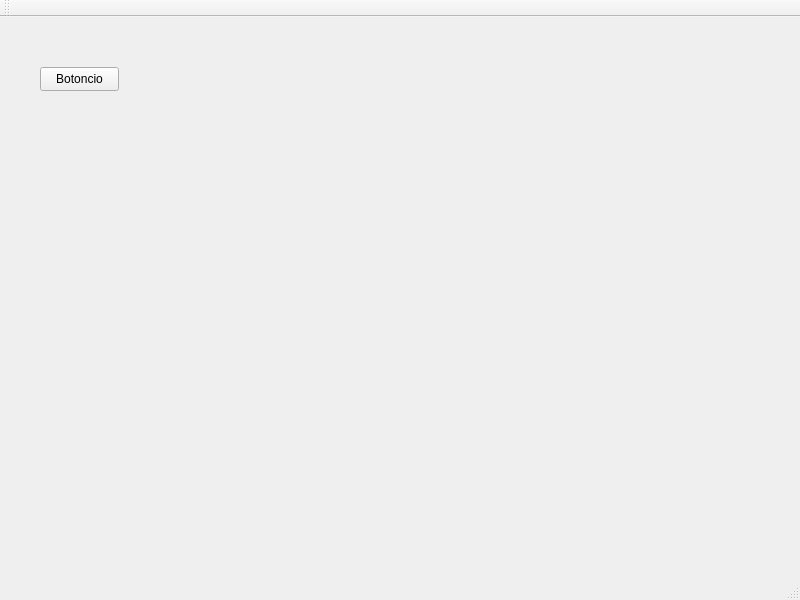
<?xml version="1.0" encoding="UTF-8"?>
<ui version="4.0">
 <class>MainWindow</class>
 <widget class="QMainWindow" name="MainWindow">
  <property name="geometry">
   <rect>
    <x>0</x>
    <y>0</y>
    <width>800</width>
    <height>600</height>
   </rect>
  </property>
  <property name="windowTitle">
   <string>MainWindow</string>
  </property>
  <property name="windowIcon">
   <iconset resource="recursos.qrc">
    <normaloff>:/icons/assests/logo.png</normaloff>:/icons/assests/logo.png</iconset>
  </property>
  <widget class="QWidget" name="centralwidget">
   <widget class="QPushButton" name="pushButton">
    <property name="geometry">
     <rect>
      <x>40</x>
      <y>50</y>
      <width>79</width>
      <height>24</height>
     </rect>
    </property>
    <property name="text">
     <string>Botoncio</string>
    </property>
    <property name="icon">
     <iconset resource="recursos.qrc">
      <normaloff>:/icons/assests/play.png</normaloff>:/icons/assests/play.png</iconset>
    </property>
   </widget>
  </widget>
  <widget class="QMenuBar" name="menubar">
   <property name="geometry">
    <rect>
     <x>0</x>
     <y>0</y>
     <width>800</width>
     <height>33</height>
    </rect>
   </property>
  </widget>
  <widget class="QStatusBar" name="statusbar"/>
  <widget class="QToolBar" name="toolBar">
   <property name="windowTitle">
    <string>toolBar</string>
   </property>
   <attribute name="toolBarArea">
    <enum>TopToolBarArea</enum>
   </attribute>
   <attribute name="toolBarBreak">
    <bool>false</bool>
   </attribute>
  </widget>
 </widget>
 <resources>
  <include location="recursos.qrc"/>
 </resources>
 <connections/>
</ui>
